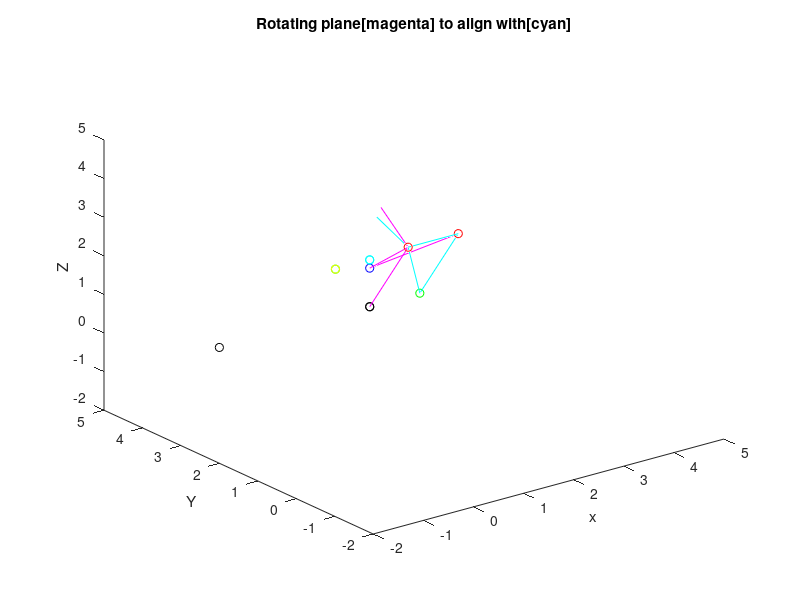

Reproduce this figure in MATLAB.
clear all;

% Creating four points emulating marker oriented above the plane
% point1 = [1 1 1];
% point2 = [2 1 1];
% point3 = [2 2 1];
% % point4 = [1 2 1];
% point4 = [1 2 5];

% Creating four points emulating marker oriented below the plane
point1 = [1 1 3];
point2 = [2 1 3];
point3 = [2 2 1];
point4 = [1 2 2]; % doesnt work when Z co-ordinate > z co-ord of pt3

% Plotting 4 points
figure;
plot3(point1(1),point1(2),point1(3),'or');
hold on;
plot3(point2(1),point2(2),point2(3),'or');
plot3(point3(1),point3(2),point3(3),'og');
plot3(point4(1),point4(2),point4(3),'ob');

xlabel(' x ');
ylabel(' Y ');
zlabel(' Z ');
xlim([-2 5])
ylim([-2 5])
zlim([-2 5])

run_transform = true;

if run_transform
    % orienting the point 4 in same plane as other 3 points

    % Plane 1 = 1,2,3
    % Creating vector between points 1 and 2
    vec12 = point2 - point1;
    vec12_p = [point1; point1+vec12];
    vec12_UV = vec12./vecnorm(vec12);
    plot3(vec12_p(:,1),vec12_p(:,2),vec12_p(:,3),'c', 'LineWidth',0.5);

    % Creating vector between points 1 and 3
    vec13 = point3 - point1;
    vec13_p = [point1; point1+vec13];
    vec13_UV = vec13./vecnorm(vec13);
    plot3(vec13_p(:,1),vec13_p(:,2),vec13_p(:,3),'c', 'LineWidth',0.5);

    % Creating vector between points 2 and 3
    vec23 = point3 - point2;
    vec23_p = [point2; point2+vec23];
    vec23_UV = vec23./vecnorm(vec23);
    plot3(vec23_p(:,1),vec23_p(:,2),vec23_p(:,3),'c', 'LineWidth',0.5);


    % Plane 2 = 1,2,4

    % Creating vector between points 1 and 4
    vec14 = point4 - point1;
    vec14_p = [point1; point1+vec14];
    vec14_UV = vec14./vecnorm(vec14);
    plot3(vec14_p(:,1),vec14_p(:,2),vec14_p(:,3),'m', 'LineWidth',0.5);


    % computing new axis perpendicular to the elevated plane
    ih2 = cross(vec12_UV, vec14_UV);
    ih2_UV = ih2./vecnorm(ih2);
    vec1i2_p = [point1; point1+ih2];
    plot3(vec1i2_p(:,1),vec1i2_p(:,2),vec1i2_p(:,3),'m', 'LineWidth',0.5)
    
     % computing new axis perpendicular to the desired plane
    ih = cross(vec12_UV, vec13_UV);
    ih_UV = ih./vecnorm(ih);
    vec1i_p = [point1; point1+ih];
    plot3(vec1i_p(:,1),vec1i_p(:,2),vec1i_p(:,3),'c', 'LineWidth',0.5)

    % Creating vector between points 2 and 4
    vec24 = point4 - point2;
    vec24_p = [point2; point2+vec24];
    vec24_UV = vec24./vecnorm(vec24);
    plot3(vec24_p(:,1),vec24_p(:,2),vec24_p(:,3),'m', 'LineWidth',0.5);

    title('Rotating plane[magenta] to align with[cyan]')
    pause(5)

    % Computing the required angle of rotation 
    % theta = dot(ih2, vec12_UV);
    % theta = radtodeg(theta);

    % angle between 
    angle3 = atan2(norm(cross(vec14_UV,vec23_UV)), dot(vec14_UV,vec23_UV));

    angle = atan2(norm(cross(ih2_UV,vec12_UV)), dot(ih2_UV,vec12_UV));

    angle2 = atan2(norm(cross(ih2_UV,ih_UV)), dot(ih2_UV,ih_UV));

    % Plotting point after rotating it by angle 
    angle_deg = rad2deg(angle)
    theta =  -1 * angle;

    R_X = [1 0 0; 0 cos(theta) -sin(theta); 0 sin(theta) cos(theta)];
    R_Y = [cos(theta) 0 sin(theta) ; 0 1 0; -sin(theta) 0 cos(theta)];
    R_Z = [cos(theta) -sin(theta) 0; sin(theta) cos(theta) 0; 0 0 1];
    %Post Mul
%     R_XY = [cos(theta) 0 sin(theta); sin(theta)^2 cos(theta) -sin(theta)*cos(theta); cos(theta)*sin(theta) sin(theta) cos(theta)^2];
    %Pre Mul
    R_XY = [cos(theta) sin(theta)^2 cos(theta)*sin(theta);  0 cos(theta) -sin(theta);  -sin(theta) cos(theta)*sin(theta) cos(theta)^2];
    
    % Custom rotation matrix allowing rotation only around Y co-ordinate 
    R_only_Y = [1 0 0 ; 0 1 0; -sin(theta) 0 cos(theta)];
    
    point4_n = R_Y * point4';
    % point4_new = point4+point4_n';
    plot3(point4_n(1),point4_n(2),point4_n(3),'ok');
    
    % Cheating code
    plot3(point4(1),point4(2),point4_n(3),'ok');
    
    % Custom Rotation marix
    point4_n_custom = R_only_Y * point4';
    plot3(point4_n_custom(1),point4_n_custom(2),point4_n_custom(3),'ok');
    
    pt = [point4(1),point4(2),point4_n(3)]
    vec_np = pt - point1;
    vec_np = [point1; point1+vec_np];
    vec_np_UV = vec_np./vecnorm(vec_np);
    plot3(vec_np(:,1),vec_np(:,2),vec_np(:,3),'m', 'LineWidth',0.5);
    

    % ********* Plotting point after rotating it by angle3*************
    angle3_deg = rad2deg(angle3)
    theta =  -1 * angle3;

    R_X = [1 0 0; 0 cos(theta) -sin(theta); 0 sin(theta) cos(theta)];
    R_Y = [cos(theta) 0 sin(theta) ; 0 1 0; -sin(theta) 0 cos(theta)];
    R_Z = [cos(theta) -sin(theta) 0; sin(theta) cos(theta) 0; 0 0 1];
    %Post Mul
%     R_XY = [cos(theta) 0 sin(theta); sin(theta)^2 cos(theta) -sin(theta)*cos(theta); cos(theta)*sin(theta) sin(theta) cos(theta)^2];
    %Pre Mul
    R_XY = [cos(theta) sin(theta)^2 cos(theta)*sin(theta);  0 cos(theta) -sin(theta);  -sin(theta) cos(theta)*sin(theta) cos(theta)^2];
     
    point43_n = R_Y * point4';
    % point43_new = point4+point43_n';
    plot3(point43_n(1),point43_n(2),point43_n(3),'og');
    
    % Cheating code
    plot3(point4(1),point4(2),point43_n(3),'oc');

    % **********Plotting point after rotating it by angle2*****************
    angle2_deg = rad2deg(angle2)
    theta =  -1 * angle2;

    R_X = [1 0 0; 0 cos(theta) -sin(theta); 0 sin(theta) cos(theta)];
    R_Y = [cos(theta) 0 sin(theta) ; 0 1 0; -sin(theta) 0 cos(theta)];
    R_Z = [cos(theta) -sin(theta) 0; sin(theta) cos(theta) 0; 0 0 1];
    %Post Mul
%     R_XY = [cos(theta) 0 sin(theta); sin(theta)^2 cos(theta) -sin(theta)*cos(theta); cos(theta)*sin(theta) sin(theta) cos(theta)^2];
    %Pre Mul
    R_XY = [cos(theta) sin(theta)^2 cos(theta)*sin(theta);  0 cos(theta) -sin(theta);  -sin(theta) cos(theta)*sin(theta) cos(theta)^2];

    point42_n = R_Y * point4';
    % point42_new = point4+point42_n';
    plot3(point42_n(1),point42_n(2),point42_n(3),'oy');
    
     % Cheating code
    plot3(point4(1),point4(2),point42_n(3),'oc');
    
            
   end
